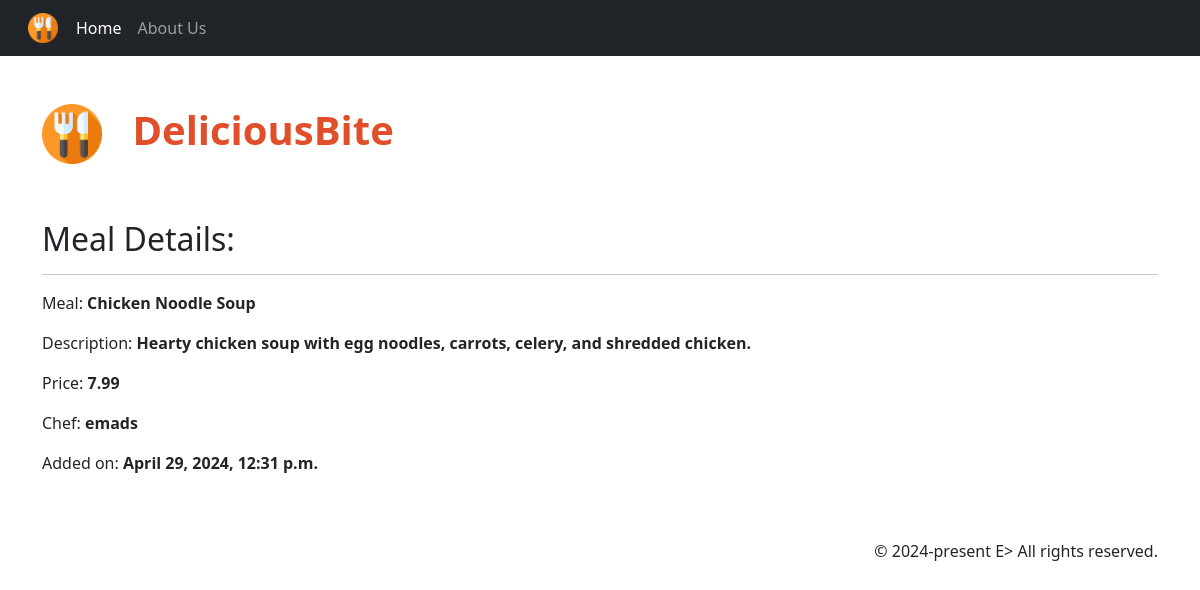
Screenshot of /menu_item/11/ with the database file from the repository.
### Menu/models.py (models this page shows, shortened)
class MenuItem(models.Model):
    meal = models.CharField(max_length=80, unique=True)
    description = models.CharField(max_length=2000)
    price = models.DecimalField(max_digits=10, decimal_places=2)
    course = models.CharField(max_length=200, choices=COURSE_CHOICES)
    chef = models.ForeignKey(User, on_delete=models.PROTECT)
    status = models.IntegerField(choices=STATUS_CHOICES, default=1)
    date_created = models.DateTimeField(auto_now_add=True)
    date_modified = models.DateTimeField(auto_now=True)

### Menu/views.py (the view)
class MenuItemDetail(DetailView):
    model = MenuItem
    template_name = 'Menu/menu_item_detail.html'

### Menu/templates/Menu/menu_item_detail.html (shortened to what this page needs)
{% extends 'Menu/base.html' %}
{% block content %}
    <h2 class="pt-5">Meal Details: </h2><hr>
    <ul class="list-group list-group-flush">
        <liclass="list-group-item d-flex justify-content-between align-items-center border-0 pb-0">
            <p>Meal: <strong>{{ menuitem.meal }}</strong></p>
        <liclass="list-group-item d-flex justify-content-between align-items-center border-0 pb-0">
            <p>Description: <strong>{{ menuitem.description }}</strong></p>
        <liclass="list-group-item d-flex justify-content-between align-items-center border-0 pb-0">
            <p>Price: <strong>{{ menuitem.price }}</strong></p>
        <liclass="list-group-item d-flex justify-content-between align-items-center border-0 pb-0">
            <p>Chef: <strong>{{ menuitem.chef }}</strong></p>
        <liclass="list-group-item d-flex justify-content-between align-items-center border-0 pb-0">
            <p>Added on: <strong>{{ menuitem.date_created }}</strong></p>
    </ul>
{% endblock %}

### rows the page displays
MenuItem: meal "Chicken Noodle Soup", description "Hearty chicken soup with egg noodles, carrots, celery, and shredded chicken.", price "7.99", chef "emads", date_created "April 29, 2024, 12:31 p.m."
